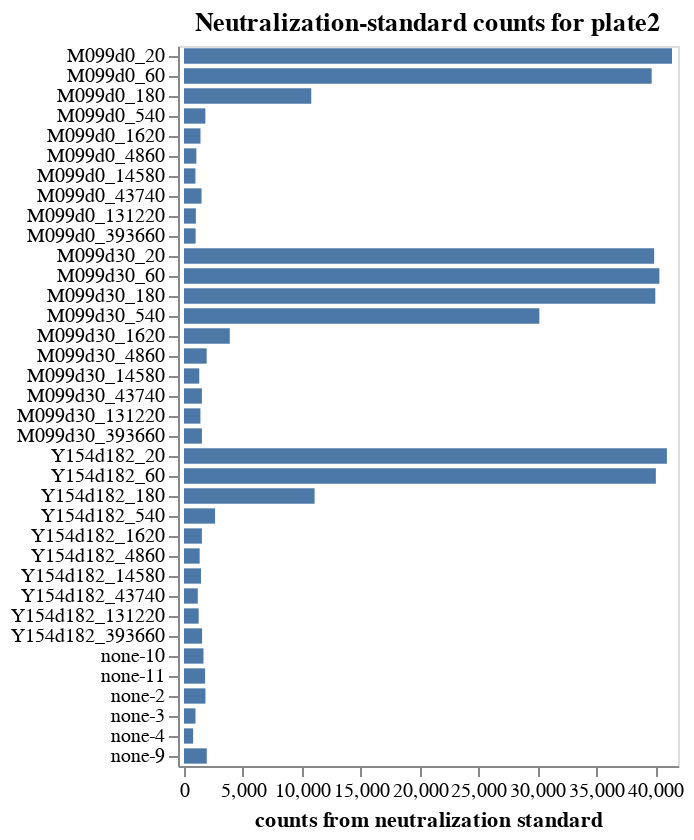

Source (notebook cell):
### Markdown cell above
## Compute fraction infectivity

The fraction infectivity for viral barcode $v_b$ in sample $s$ is computed as:
$$
F_{v_b,s} = \frac{c_{v_b,s} / \left(\sum_{n_b} c_{n_b,s}\right)}{{\rm median}_{s_0}\left[ c_{v_b,s_0} / \left(\sum_{n_b} c_{n_b,s_0}\right)\right]}
$$
where
 - $c_{v_b,s}$ is the counts of viral barcode $v_b$ in sample $s$.
 - $\sum_{n_b} c_{n_b,s}$ is the sum of the counts for all neutralization standard barcodes $n_b$ for sample $s$.
 - $c_{v_b,s_0}$ is the counts of viral barcode $v_b$ in no-serum sample $s_0$.
 - $\sum_{n_b} c_{n_b,s_0}$ is the sum of the counts for all neutralization standard barcodes $n_b$ for no-serum sample $s_0$.
 - ${\rm median}_{s_0}\left[ c_{v_b,s_0} / \left(\sum_{n_b} c_{n_b,s_0}\right)\right]$ is the median taken across all no-serum samples of the counts of viral barcode $v_b$ versus the total counts for all neutralization standard barcodes.

First, compute the total neutralization-standard counts for each sample.
Plot these, and make sure they meet the QC threshold.

### Code cell
neut_standard_counts = (
    counts.query("neut_standard")
    .groupby(
        ["well", "serum_replicate", "sample_noplate", "dilution_factor"],
        dropna=False,
        as_index=False,
    )
    .aggregate(neut_standard_count=pd.NamedAgg("count", "sum"))
)

neut_standard_counts_chart = (
    alt.Chart(neut_standard_counts)
    .add_params(serum_selection)
    .transform_filter(serum_selection)
    .encode(
        alt.X(
            "neut_standard_count",
            title="counts from neutralization standard",
            scale=alt.Scale(nice=False, padding=3),
        ),
        alt.Y("sample_noplate", title=None, sort=samples_noplate),
        tooltip=[
            alt.Tooltip(c, format=".3g")
            if neut_standard_counts[c].dtype == float
            else c
            for c in neut_standard_counts.columns
        ],
    )
    .mark_bar(height={"band": 0.85})
    .properties(
        height=alt.Step(10),
        width=250,
        title=f"Neutralization-standard counts for {plate}",
    )
    .configure_axis(grid=False)
    .configure_legend(titleLimit=1000)
)

display(neut_standard_counts_chart)

### Figure 1 — Vega-Lite specification as saved in the notebook (floating-point values rounded to 4 significant figures; data arrays with more than 128 entries replaced by an {"elided": "..."} marker saying what was removed)
{"config": {"view": {"continuousWidth": 300, "continuousHeight": 300}, "axis": {"grid": false}, "legend": {"titleLimit": 1000}}, "data": {"name": "data-513a03fdbb584a9bccdc93b40d606ded"}, "mark": {"type": "bar", "height": {"band": 0.85}}, "encoding": {"tooltip": [{"field": "well", "type": "nominal"}, {"field": "serum_replicate", "type": "nominal"}, {"field": "sample_noplate", "type": "nominal"}, {"field": "dilution_factor", "format": ".3g", "type": "quantitative"}, {"field": "neut_standard_count", "type": "quantitative"}], "x": {"field": "neut_standard_count", "scale": {"nice": false, "padding": 3}, "title": "counts from neutralization standard", "type": "quantitative"}, "y": {"field": "sample_noplate", "sort": {"elided": "144 str values"}, "title": null, "type": "nominal"}}, "height": {"step": 10}, "params": [{"name": "param_1", "select": {"type": "point", "fields": ["serum_replicate"]}, "bind": {"input": "select", "options": [null, "M099d0", "M099d30", "Y154d182", "none-10", "none-11", "none-2", "none-3", "none-4", "none-9"], "labels": ["all", "M099d0", "M099d30", "Y154d182", "none-10", "none-11", "none-2", "none-3", "none-4", "none-9"], "name": "serum"}}], "title": "Neutralization-standard counts for plate2", "transform": [{"filter": {"param": "param_1"}}], "width": 250, "$schema": "https://vega.github.io/schema/vega-lite/v5.16.3.json", "datasets": {"data-513a03fdbb584a9bccdc93b40d606ded": [{"well": "B1", "serum_replicate": "none-9", "sample_noplate": "none-9", "dilution_factor": null, "neut_standard_count": 1936}, {"well": "B10", "serum_replicate": "M099d30", "sample_noplate": "M099d30_131220", "dilution_factor": 131200.0, "neut_standard_count": 1392}, {"well": "B11", "serum_replicate": "M099d30", "sample_noplate": "M099d30_393660", "dilution_factor": 393700.0, "neut_standard_count": 1520}, {"well": "B12", "serum_replicate": "none-2", "sample_noplate": "none-2", "dilution_factor": null, "neut_standard_count": 1820}, {"well": "B2", "serum_replicate": "M099d30", "sample_noplate": "M099d30_20", "dilution_factor": 20.0, "neut_standard_count": 39923}, {"well": "B3", "serum_replicate": "M099d30", "sample_noplate": "M099d30_60", "dilution_factor": 60.0, "neut_standard_count": 40364}, {"well": "B4", "serum_replicate": "M099d30", "sample_noplate": "M099d30_180", "dilution_factor": 180.0, "neut_standard_count": 40016}, {"well": "B5", "serum_replicate": "M099d30", "sample_noplate": "M099d30_540", "dilution_factor": 540.0, "neut_standard_count": 30173}, {"well": "B6", "serum_replicate": "M099d30", "sample_noplate": "M099d30_1620", "dilution_factor": 1620.0, "neut_standard_count": 3888}, {"well": "B7", "serum_replicate": "M099d30", "sample_noplate": "M099d30_4860", "dilution_factor": 4860.0, "neut_standard_count": 1923}, {"well": "B8", "serum_replicate": "M099d30", "sample_noplate": "M099d30_14580", "dilution_factor": 14580.0, "neut_standard_count": 1295}, {"well": "B9", "serum_replicate": "M099d30", "sample_noplate": "M099d30_43740", "dilution_factor": 43740.0, "neut_standard_count": 1519}, {"well": "C1", "serum_replicate": "none-10", "sample_noplate": "none-10", "dilution_factor": null, "neut_standard_count": 1653}, {"well": "C10", "serum_replicate": "M099d0", "sample_noplate": "M099d0_131220", "dilution_factor": 131200.0, "neut_standard_count": 1008}, {"well": "C11", "serum_replicate": "M099d0", "sample_noplate": "M099d0_393660", "dilution_factor": 393700.0, "neut_standard_count": 987}, {"well": "C12", "serum_replicate": "none-3", "sample_noplate": "none-3", "dilution_factor": null, "neut_standard_count": 976}, {"well": "C2", "serum_replicate": "M099d0", "sample_noplate": "M099d0_20", "dilution_factor": 20.0, "neut_standard_count": 41435}, {"well": "C3", "serum_replicate": "M099d0", "sample_noplate": "M099d0_60", "dilution_factor": 60.0, "neut_standard_count": 39708}, {"well": "C4", "serum_replicate": "M099d0", "sample_noplate": "M099d0_180", "dilution_factor": 180.0, "neut_standard_count": 10805}, {"well": "C5", "serum_replicate": "M099d0", "sample_noplate": "M099d0_540", "dilution_factor": 540.0, "neut_standard_count": 1816}, {"well": "C6", "serum_replicate": "M099d0", "sample_noplate": "M099d0_1620", "dilution_factor": 1620.0, "neut_standard_count": 1400}, {"well": "C7", "serum_replicate": "M099d0", "sample_noplate": "M099d0_4860", "dilution_factor": 4860.0, "neut_standard_count": 1049}, {"well": "C8", "serum_replicate": "M099d0", "sample_noplate": "M099d0_14580", "dilution_factor": 14580.0, "neut_standard_count": 969}, {"well": "C9", "serum_replicate": "M099d0", "sample_noplate": "M099d0_43740", "dilution_factor": 43740.0, "neut_standard_count": 1488}, {"well": "D1", "serum_replicate": "none-11", "sample_noplate": "none-11", "dilution_factor": null, "neut_standard_count": 1788}, {"well": "D10", "serum_replicate": "Y154d182", "sample_noplate": "Y154d182_131220", "dilution_factor": 131200.0, "neut_standard_count": 1248}, {"well": "D11", "serum_replicate": "Y154d182", "sample_noplate": "Y154d182_393660", "dilution_factor": 393700.0, "neut_standard_count": 1534}, {"well": "D12", "serum_replicate": "none-4", "sample_noplate": "none-4", "dilution_factor": null, "neut_standard_count": 774}, {"well": "D2", "serum_replicate": "Y154d182", "sample_noplate": "Y154d182_20", "dilution_factor": 20.0, "neut_standard_count": 41001}, {"well": "D3", "serum_replicate": "Y154d182", "sample_noplate": "Y154d182_60", "dilution_factor": 60.0, "neut_standard_count": 40063}, {"well": "D4", "serum_replicate": "Y154d182", "sample_noplate": "Y154d182_180", "dilution_factor": 180.0, "neut_standard_count": 11089}, {"well": "D5", "serum_replicate": "Y154d182", "sample_noplate": "Y154d182_540", "dilution_factor": 540.0, "neut_standard_count": 2639}, {"well": "D6", "serum_replicate": "Y154d182", "sample_noplate": "Y154d182_1620", "dilution_factor": 1620.0, "neut_standard_count": 1521}, {"well": "D7", "serum_replicate": "Y154d182", "sample_noplate": "Y154d182_4860", "dilution_factor": 4860.0, "neut_standard_count": 1330}, {"well": "D8", "serum_replicate": "Y154d182", "sample_noplate": "Y154d182_14580", "dilution_factor": 14580.0, "neut_standard_count": 1444}, {"well": "D9", "serum_replicate": "Y154d182", "sample_noplate": "Y154d182_43740", "dilution_factor": 43740.0, "neut_standard_count": 1170}]}}
